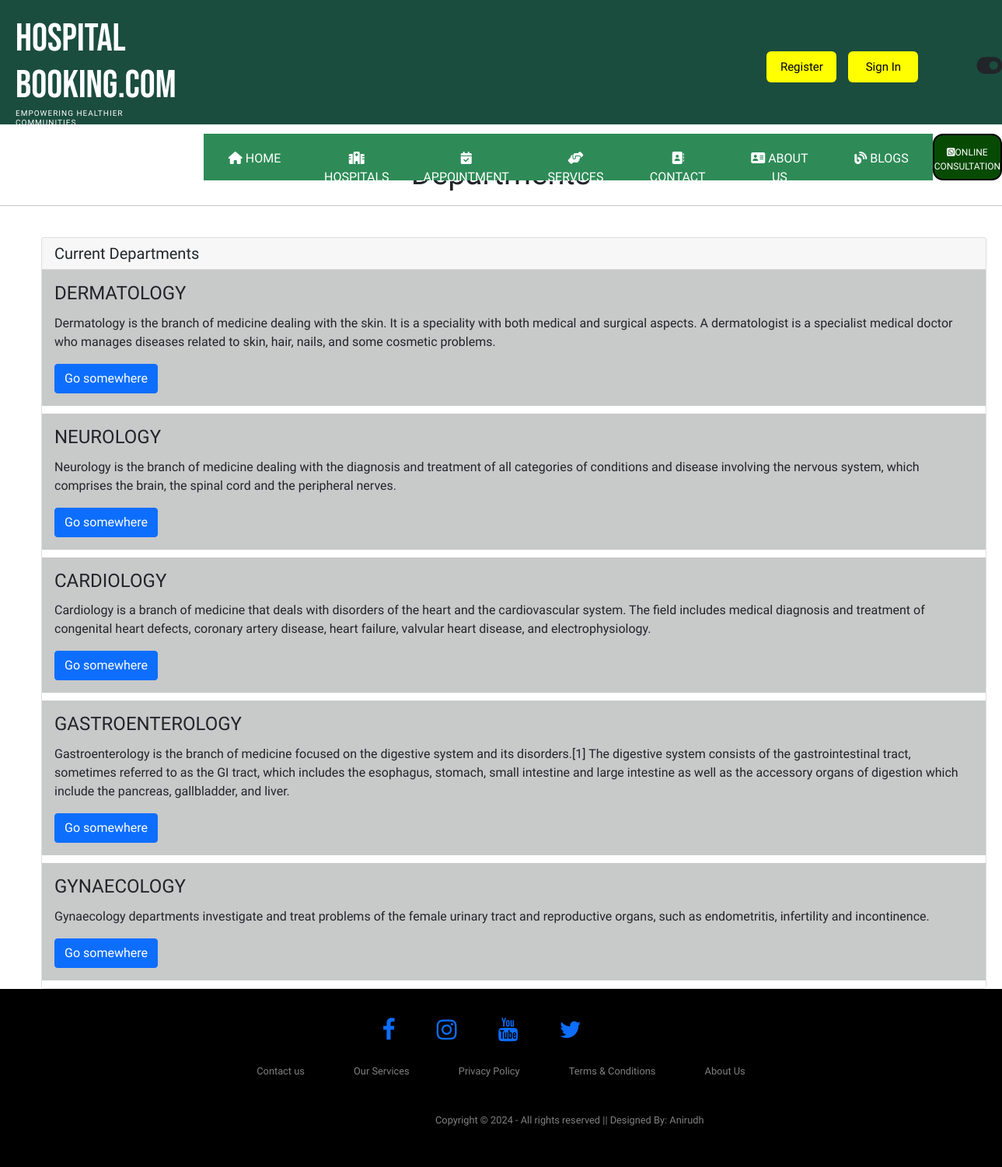
Page /treatment/ on the committed database.
### app/models.py (models this page shows, shortened)
class Departments(models.Model):
    dept_name=models.CharField(max_length=100)
    dept_description=models.TextField()

### app/views.py (the view)
# urls.py: path('treatment/',views.treatment,name="treatment"),
def treatment(request):
    dict_dept={
        'dept':Departments.objects.all()
    }
    return render(request,'treatment.html',dict_dept)

### templates/treatment.html (shortened to what this page needs)
{% extends 'base.html' %}
{% block content %}
<h1 class="text-center" style="padding-top: 40px;"> Departments</h1>
<hr>
<div class="main">
    <div class="card" style="margin-left:20px;margin-right:20px;">
        <h5 class="card-header">Current Departments</h5>
        {% for i in dept %}
        <div class="card-body cardno" style="background-color: rgb(200, 201, 201);" >
          <h4 class="card-title  pb-1" style="font-weight: 500;">{{i.dept_name}}</h4>
          <p class="card-text">{{i.dept_description}}</p>
          <a href="#" class="btn btn-primary">Go somewhere</a>
        </div>
        <div style="background-color: white;height:10px"></div>
        {% endfor %}
      </div>
</div>
{% endblock %}

### static/css/style.css (style rules this page uses)
* { padding: 0; margin: 0; box-sizing: border-box; font-family: ABeeZee, sans-serif;font-weight: 400;font-style: normal; }
.main { height: 100%; margin-top: 40px; margin-left: 33px; }

### rows in the picture
Departments: dept_name "DERMATOLOGY", dept_description "Dermatology is the branch of medicine dealing with the skin. It is a speciality with both medical and surgical aspects. A dermatologist is a specialist medical doctor who manages diseases related to skin, hair, nails, and some cosmetic problems."
Departments: dept_name "NEUROLOGY", dept_description "Neurology is the branch of medicine dealing with the diagnosis and treatment of all categories of conditions and disease involving the nervous system, which comprises the brain, the spinal cord and the peripheral nerves."
Departments: dept_name "CARDIOLOGY", dept_description "Cardiology is a branch of medicine that deals with disorders of the heart and the cardiovascular system. The field includes medical diagnosis and treatment of congenital heart defects, coronary artery disease, heart failure, valvular heart disease, and electrophysiology."
Departments: dept_name "GASTROENTEROLOGY", dept_description "Gastroenterology is the branch of medicine focused on the digestive system and its disorders.[1] The digestive system consists of the gastrointestinal tract, sometimes referred to as the GI tract, which includes the esophagus, stomach, small intestine and large intestine as well as the accessory organs of digestion which include the pancreas, gallbladder, and liver."
Departments: dept_name "GYNAECOLOGY", dept_description "Gynaecology departments investigate and treat problems of the female urinary tract and reproductive organs, such as endometritis, infertility and incontinence."
